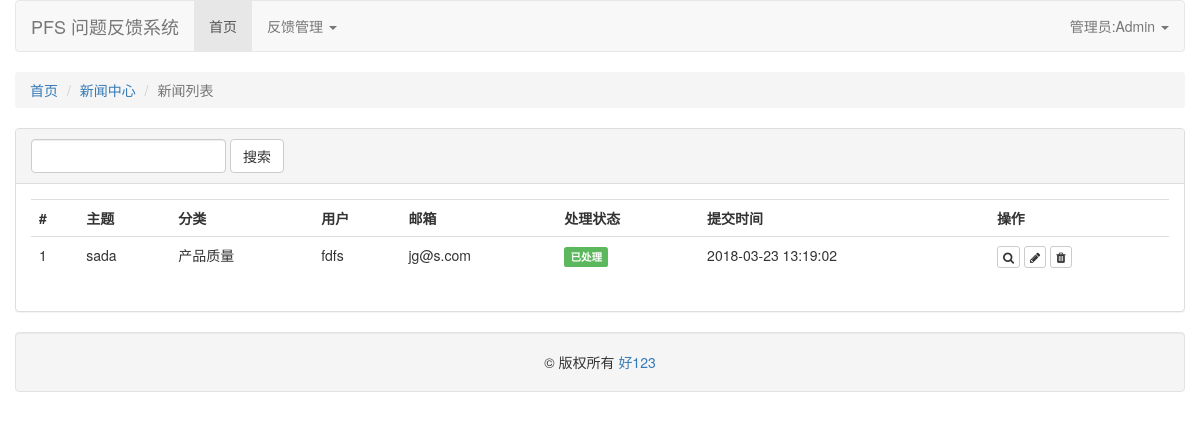
Before: /admin/list/ (signed in) with the older database file.
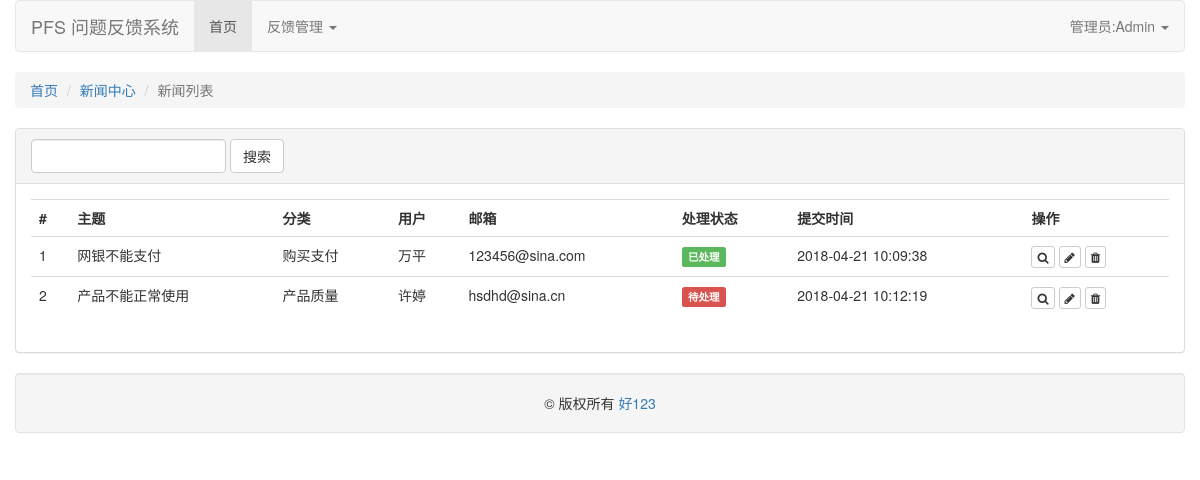
After: the same page with the newer database file.
### feedback/models.py (models this page shows, shortened)
class Feedback(db.Model):
    __tablename__ = 'feedback'
    ID = db.Column(db.Integer,primary_key=True)
    Subject = db.Column(db.String)
    CategoryID = db.Column(db.Integer,db.ForeignKey('category.ID'))
    Username = db.Column(db.String)
    Email = db.Column(db.String)
    Image = db.Column(db.String)
    Body = db.Column(db.String)
    State = db.Column(db.Boolean)
    Reply = db.Column(db.String)
    ReleaseTime = db.Column(db.DateTime)
    category = db.relationship('Category',backref=db.backref('feedbacks',lazy='dynamic'))

### feedback/views.py (the view)
@back.route('/admin/list/')
def feedback_list():
    if session.get('admin', None) is None:
        return redirect(url_for('admin.sign'))
    else:
        key = request.args.get('key', '')
        items = db.session.query(Feedback).filter(Feedback.Subject.contains(key)).all()
        return render_template('feedback-list.html',items=items)

### templates/feedback-list.html
{% extends "base.html" %} {% block main_content %}
<div class="row">
  <div class="panel panel-default">
    <div class="panel-heading">
      <form class="form-inline" action="#">
        <input type="text" name="key" id="key" value="{{ request.args.get('key') if request.args.get('key') }}" class="form-control">
        <input type="submit" class="btn btn-default" value="搜索">
      </form>
    </div>
    <div class="panel-body">
      <table class="table table-hover">
        <tr>
          <th>#</th>
          <th>主题</th>
          <th>分类</th>
          <th>用户</th>
          <th>邮箱</th>
          <th>处理状态</th>
          <th>提交时间</th>
          <th>操作</th>
        </tr>
        {% for item in items %}
        <tr>
          <td>{{ loop.index }}</td>
          <td>{{ item.Subject }}</td>
          <td>{{ '产品质量' if item.CategoryID == 1 else '客户服务' if item.CategoryID == 2 else '购买支付' }}</td>
          <td>{{ item.Username }}</td>
          <td>{{ item.Email }}</td>
          <td><span class="label label-{{'danger' if item.State == 0 else 'success' }}">{{ '待处理' if item.State == 0 else '已处理' }}</span></td>
          <td>{{ item.ReleaseTime.strftime('%Y-%m-%d %H:%M:%S') }}</td>
          <td>
            <a href="#" class="btn btn-default btn-xs" title="查看"><i class="fa fa-search"></i></a>
            <a href="{{ url_for('back.edit_feedback',id=item.ID)}}" class="btn btn-default btn-xs" title="编辑"><i class="fa fa-pencil"></i></a>
            <a href="{{ url_for('back.delete_feedback',id = item.ID) }}" class="btn btn-default btn-xs" title="删除"><i class="fa fa-trash"></i></a>
          </td>
        </tr>
        {% endfor %}
      </table>
    </div>
  </div>
</div>
{% endblock %}

Changed rows visible on the page:
changed Feedback "已处理": Subject "sada" → "网银不能支付"; CategoryID "产品质量" → "购买支付"; Username "fdfs" → "万平"; Email "jg@s.com" → "123456@sina.com"; ReleaseTime "2018-03-23 13:19:02" → "2018-04-21 10:09:38"
added Feedback: Subject "产品不能正常使用", CategoryID "产品质量", Username "许婷", Email "hsdhd@sina.cn", State "待处理", ReleaseTime "2018-04-21 10:12:19"
